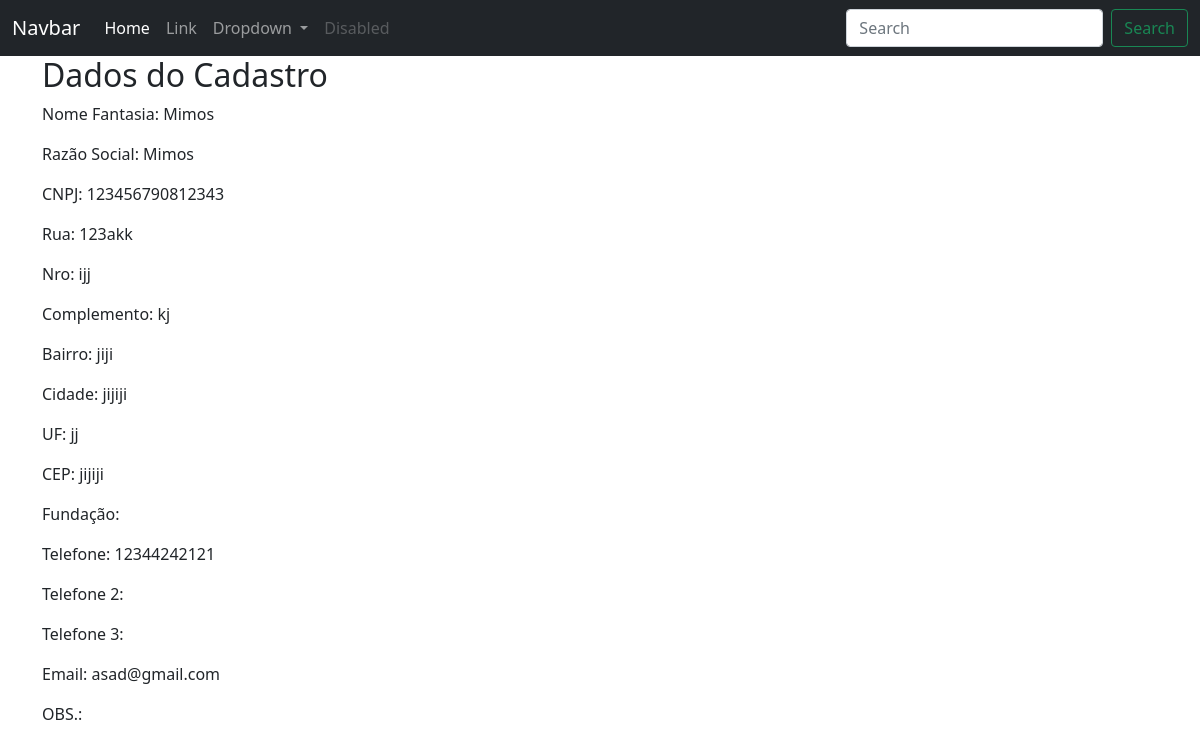
The app's page /clientesfornecedores/cnpj/1 (signed in) with its own data.
### ERP/models.py (models this page shows)
class ClientesFornecedores(database.Model):
    __tablename__ ='clientes_fornecedores'
    id = database.Column(database.Integer, primary_key=True)
    nome_fantasia = database.Column(database.String(500))
    razao_social = database.Column(database.String(500))
    cnpj = database.Column(database.String(20), unique=True)
    rua = database.Column(database.String(100))
    complemento = database.Column(database.String(70))
    nro = database.Column(database.String(20))
    bairro = database.Column(database.String(70))
    cidade = database.Column(database.String(70))
    uf = database.Column(database.String(2))
    cep = database.Column(database.String(15))
    data_fundacao = database.Column(database.Date)
    cpf = database.Column(database.String(20), unique=True)
    nome = database.Column(database.String(100))
    telefone = database.Column(database.String(20))
    telefone2 = database.Column(database.String(20))
    telefone3 = database.Column(database.String(20))
    email = database.Column(database.String(100))
    data_aniversario = database.Column(database.Date)
    obs = database.Column(database.Text)
    data_cadastro = database.Column(database.DateTime, default=datetime.utcnow().date())
    tipo_cadastro = database.Column(database.Integer, database.ForeignKey('tipos_cadastro.id'), nullable=False)
    id_usuario_cadastro = database.Column(database.Integer, database.ForeignKey('usuarios.id'), nullable=False)

### ERP/routes.py (the view)
@app.route('/clientesfornecedores/<tipo_emp>/<cliente_fornecedor_id>')
@login_required
def clientes_fornecedor_cpf_cnpj(cliente_fornecedor_id, tipo_emp):
    cliente_fornecedor = ClientesFornecedores.query.get(cliente_fornecedor_id)
    if tipo_emp == 'cnpj':
        return render_template('cliente_fornecedor_cnpj.html', cliente_fornecedor=cliente_fornecedor)
    else:
        return render_template('cliente_fornecedor_cpf.html', cliente_fornecedor=cliente_fornecedor)

### ERP/routes.py (called while the page is built)
@login_manager.user_loader
def load_user(user_id):
    return Usuarios.query.get(int(user_id))

### ERP/templates/cliente_fornecedor_cnpj.html
{% include 'base.html' %}
{% block content %}
    <div class="container">
        <h2>Dados do Cadastro</h2>
        <p>Nome Fantasia: {{ cliente_fornecedor.nome_fantasia }}</p>
        <p>Razão Social: {{ cliente_fornecedor.razao_social }}</p>
        <p>CNPJ: {{ cliente_fornecedor.cnpj }}</p>
        <p>Rua: {{ cliente_fornecedor.rua }}</p>
        <p>Nro: {{ cliente_fornecedor.nro }}</p>
        <p>Complemento: {{ cliente_fornecedor.complemento }}</p>
        <p>Bairro: {{ cliente_fornecedor.bairro }}</p>
        <p>Cidade: {{ cliente_fornecedor.cidade }}</p>
        <p>UF: {{ cliente_fornecedor.uf }}</p>
        <p>CEP: {{ cliente_fornecedor.cep }}</p>
        <p>Fundação: {{ cliente_fornecedor.fundacao }}</p>
        <p>Telefone: {{ cliente_fornecedor.telefone }}</p>
        <p>Telefone 2: {{ cliente_fornecedor.telefone2 }}</p>
        <p>Telefone 3: {{ cliente_fornecedor.telefone3 }}</p>
        <p>Email: {{ cliente_fornecedor.email }}</p>
        <p>OBS.: {{ cliente_fornecedor.obs }}</p>
    </div>
{% endblock %}

### records on screen
ClientesFornecedores: nome_fantasia "Mimos", razao_social "Mimos", cnpj "123456790812343", rua "123akk", nro "ijj", complemento "kj", bairro "jiji", cidade "jijiji", uf "jj", cep "jijiji", telefone "12344242121", email "asad@gmail.com"
